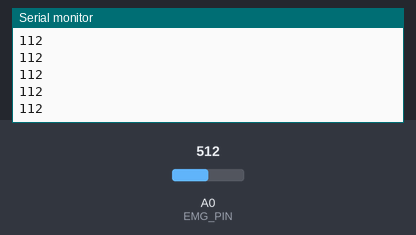
This sketch was run on a simulated Arduino Uno, built with avr-gcc and run on an emulated ATmega328P. On the bench: the last lines printed to the serial monitor. The test bench sets the inputs (shaded band); at power-on: A0 (EMG_PIN) = 512.

Above: at 1.2 s.
1.3 s: A0 (EMG_PIN) set to 716
At 1.9 s:
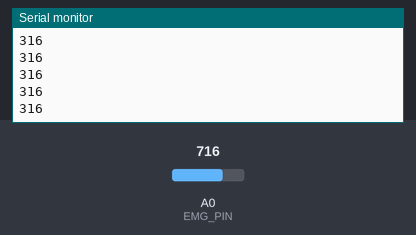
2.8 s: A0 (EMG_PIN) set to 900
At 3.9 s:
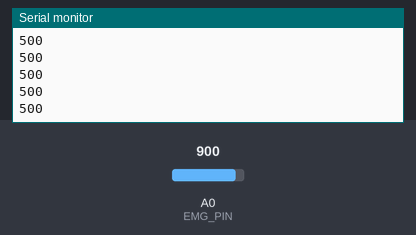
Timing chart, 0 to 5.8 s (numbered marks = the images above; inputs shaded):
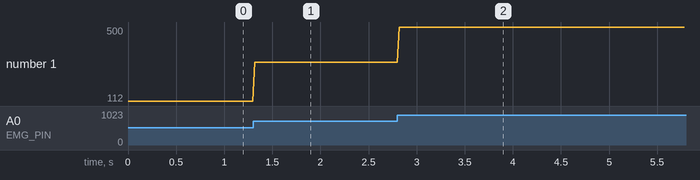

Measured:
- after the input at 1.3 s, the serial monitor: prints a new line at once (image 1)
- after the input at 2.8 s, the serial monitor: prints a new line at once (image 2)
- plotted number 1: 112 → 316 after the input at 1.3 s, 316 → 500 after the input at 2.8 s

The sketch:

test_6_emg.ino
```cpp
//Pin number where the sensor is connected. (Analog 0)
#define EMG_PIN 0

/*-------------------------------- void setup ------------------------------------------------*/

void setup(){

  //BAUDRATE set to 115200, remember it to set monitor serial properly.
  //Used this Baud Rate and "NL&CR" option to visualize the values correctly.
  Serial.begin(115200);

}

/*--------------------------------  void loop  ------------------------------------------------*/

void loop(){

  //The "Value" variable reads the value from the analog pin to which the sensor is connected.
  int value = analogRead(EMG_PIN);


  //You can use serial monitor to set THRESHOLD properly, comparing the values shown when you open and close your hand.
  Serial.println(abs(value-400));
  delay(20);
}
```
